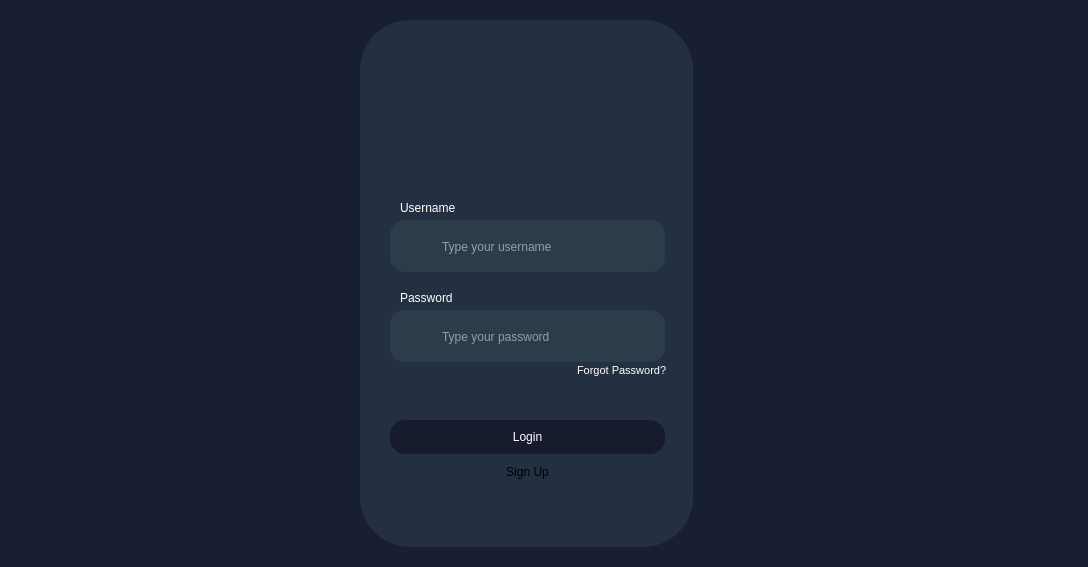
<?xml version="1.0" encoding="UTF-8"?>
<ui version="4.0">
 <class>login</class>
 <widget class="QMainWindow" name="login">
  <property name="geometry">
   <rect>
    <x>0</x>
    <y>0</y>
    <width>1088</width>
    <height>567</height>
   </rect>
  </property>
  <property name="minimumSize">
   <size>
    <width>1088</width>
    <height>567</height>
   </size>
  </property>
  <property name="maximumSize">
   <size>
    <width>1088</width>
    <height>567</height>
   </size>
  </property>
  <property name="windowTitle">
   <string>login</string>
  </property>
  <property name="styleSheet">
   <string notr="true">background-color: rgb(25, 31, 50);
</string>
  </property>
  <widget class="QWidget" name="centralwidget">
   <widget class="QLabel" name="cyber_bg">
    <property name="geometry">
     <rect>
      <x>490</x>
      <y>130</y>
      <width>411</width>
      <height>331</height>
     </rect>
    </property>
    <property name="text">
     <string/>
    </property>
    <property name="pixmap">
     <pixmap>wardenfort 1.png</pixmap>
    </property>
   </widget>
   <widget class="QWidget" name="widget" native="true">
    <property name="geometry">
     <rect>
      <x>360</x>
      <y>20</y>
      <width>333</width>
      <height>527</height>
     </rect>
    </property>
    <property name="minimumSize">
     <size>
      <width>333</width>
      <height>527</height>
     </size>
    </property>
    <property name="maximumSize">
     <size>
      <width>333</width>
      <height>527</height>
     </size>
    </property>
    <property name="styleSheet">
     <string notr="true">background-color: rgba(44, 60, 75, 0.6);
border-radius: 50px;
</string>
    </property>
    <widget class="QLabel" name="username_text">
     <property name="geometry">
      <rect>
       <x>40</x>
       <y>180</y>
       <width>81</width>
       <height>16</height>
      </rect>
     </property>
     <property name="font">
      <font>
       <family>Segoe UI</family>
      </font>
     </property>
     <property name="styleSheet">
      <string notr="true">QLabel {
    color: #ffffff;
background-color: rgba(0, 0, 0, 0);
}


</string>
     </property>
     <property name="text">
      <string>Username</string>
     </property>
    </widget>
    <widget class="QLineEdit" name="typeUN_box">
     <property name="geometry">
      <rect>
       <x>30</x>
       <y>200</y>
       <width>275</width>
       <height>52</height>
      </rect>
     </property>
     <property name="minimumSize">
      <size>
       <width>275</width>
       <height>52</height>
      </size>
     </property>
     <property name="maximumSize">
      <size>
       <width>275</width>
       <height>52</height>
      </size>
     </property>
     <property name="styleSheet">
      <string notr="true">QLineEdit {
border-radius: 15px;
background-color: rgb(44, 60, 75);
padding: 50px;
color: rgb(255, 255, 255);
}

</string>
     </property>
     <property name="placeholderText">
      <string>Type your username</string>
     </property>
    </widget>
    <widget class="QLineEdit" name="typePASS_box">
     <property name="geometry">
      <rect>
       <x>30</x>
       <y>290</y>
       <width>275</width>
       <height>52</height>
      </rect>
     </property>
     <property name="minimumSize">
      <size>
       <width>275</width>
       <height>52</height>
      </size>
     </property>
     <property name="maximumSize">
      <size>
       <width>275</width>
       <height>52</height>
      </size>
     </property>
     <property name="styleSheet">
      <string notr="true">QLineEdit {
border-radius: 15px;
background-color: rgb(44, 60, 75);
padding: 50px;
color: rgb(255, 255, 255);
}
</string>
     </property>
     <property name="placeholderText">
      <string>Type your password</string>
     </property>
    </widget>
    <widget class="QLabel" name="pass_text">
     <property name="geometry">
      <rect>
       <x>40</x>
       <y>270</y>
       <width>81</width>
       <height>16</height>
      </rect>
     </property>
     <property name="styleSheet">
      <string notr="true">QLabel {
    color: #ffffff;
background-color: rgba(0, 0, 0, 0);
}


</string>
     </property>
     <property name="text">
      <string>Password</string>
     </property>
    </widget>
    <widget class="QPushButton" name="loginButton">
     <property name="geometry">
      <rect>
       <x>30</x>
       <y>400</y>
       <width>275</width>
       <height>34</height>
      </rect>
     </property>
     <property name="minimumSize">
      <size>
       <width>275</width>
       <height>34</height>
      </size>
     </property>
     <property name="maximumSize">
      <size>
       <width>275</width>
       <height>34</height>
      </size>
     </property>
     <property name="styleSheet">
      <string notr="true">QPushButton {
border-radius: 15px;
background-color: rgb(22, 27, 46);
color: white;
}
QPushButton:hover {
}
QPushButton:pressed {
background-color: rgb(24, 40, 55); /* Adjust pressed color if needed */
}</string>
     </property>
     <property name="text">
      <string>Login</string>
     </property>
    </widget>
    <widget class="QLabel" name="forgotpass_text">
     <property name="geometry">
      <rect>
       <x>217</x>
       <y>340</y>
       <width>91</width>
       <height>20</height>
      </rect>
     </property>
     <property name="font">
      <font>
       <family>Segoe UI</family>
       <pointsize>8</pointsize>
       <italic>false</italic>
       <bold>false</bold>
      </font>
     </property>
     <property name="styleSheet">
      <string notr="true">QLabel {
font: 7.5pt &quot;Segoe UI&quot;;
    color: #ffffff;
background-color: rgba(0, 0, 0, 0);
}


</string>
     </property>
     <property name="text">
      <string>Forgot Password?</string>
     </property>
    </widget>
    <widget class="QPushButton" name="signup">
     <property name="geometry">
      <rect>
       <x>130</x>
       <y>440</y>
       <width>75</width>
       <height>24</height>
      </rect>
     </property>
     <property name="styleSheet">
      <string notr="true">background-color: transparent;</string>
     </property>
     <property name="text">
      <string>Sign Up</string>
     </property>
    </widget>
    <zorder>typeUN_box</zorder>
    <zorder>username_text</zorder>
    <zorder>typePASS_box</zorder>
    <zorder>pass_text</zorder>
    <zorder>loginButton</zorder>
    <zorder>forgotpass_text</zorder>
    <zorder>signup</zorder>
   </widget>
   <widget class="QLabel" name="wf_logo">
    <property name="geometry">
     <rect>
      <x>480</x>
      <y>40</y>
      <width>101</width>
      <height>121</height>
     </rect>
    </property>
    <property name="styleSheet">
     <string notr="true">color: rgba(0, 0, 0, 0);
background-color: rgba(0, 0, 0, 0);</string>
    </property>
    <property name="text">
     <string/>
    </property>
    <property name="pixmap">
     <pixmap>7-removebg-preview 1.png</pixmap>
    </property>
   </widget>
   <widget class="QLabel" name="wf_word_2">
    <property name="geometry">
     <rect>
      <x>400</x>
      <y>140</y>
      <width>251</width>
      <height>31</height>
     </rect>
    </property>
    <property name="styleSheet">
     <string notr="true">color: rgba(0, 0, 0, 0);
background-color: rgba(0, 0, 0, 0);</string>
    </property>
    <property name="text">
     <string/>
    </property>
    <property name="pixmap">
     <pixmap>../../../../Downloads/logo (4).png</pixmap>
    </property>
   </widget>
   <widget class="QLabel" name="user_icon">
    <property name="geometry">
     <rect>
      <x>406</x>
      <y>231</y>
      <width>30</width>
      <height>31</height>
     </rect>
    </property>
    <property name="styleSheet">
     <string notr="true">background-color: rgba(255, 255, 255, 0);</string>
    </property>
    <property name="text">
     <string/>
    </property>
    <property name="pixmap">
     <pixmap>../../../../Downloads/pass_icon (11).png</pixmap>
    </property>
   </widget>
   <widget class="QLabel" name="pass_icon">
    <property name="geometry">
     <rect>
      <x>408</x>
      <y>310</y>
      <width>31</width>
      <height>51</height>
     </rect>
    </property>
    <property name="styleSheet">
     <string notr="true">background-color: rgba(255, 255, 255, 0);</string>
    </property>
    <property name="text">
     <string/>
    </property>
    <property name="pixmap">
     <pixmap>../../../../Downloads/pass_icon (4).png</pixmap>
    </property>
   </widget>
   <widget class="QLabel" name="wf_word">
    <property name="geometry">
     <rect>
      <x>420</x>
      <y>150</y>
      <width>201</width>
      <height>21</height>
     </rect>
    </property>
    <property name="styleSheet">
     <string notr="true">background-color: rgba(255, 255, 255, 0);</string>
    </property>
    <property name="text">
     <string/>
    </property>
    <property name="pixmap">
     <pixmap>wardenfort (1) 2.png</pixmap>
    </property>
   </widget>
  </widget>
 </widget>
 <resources/>
 <connections/>
</ui>
